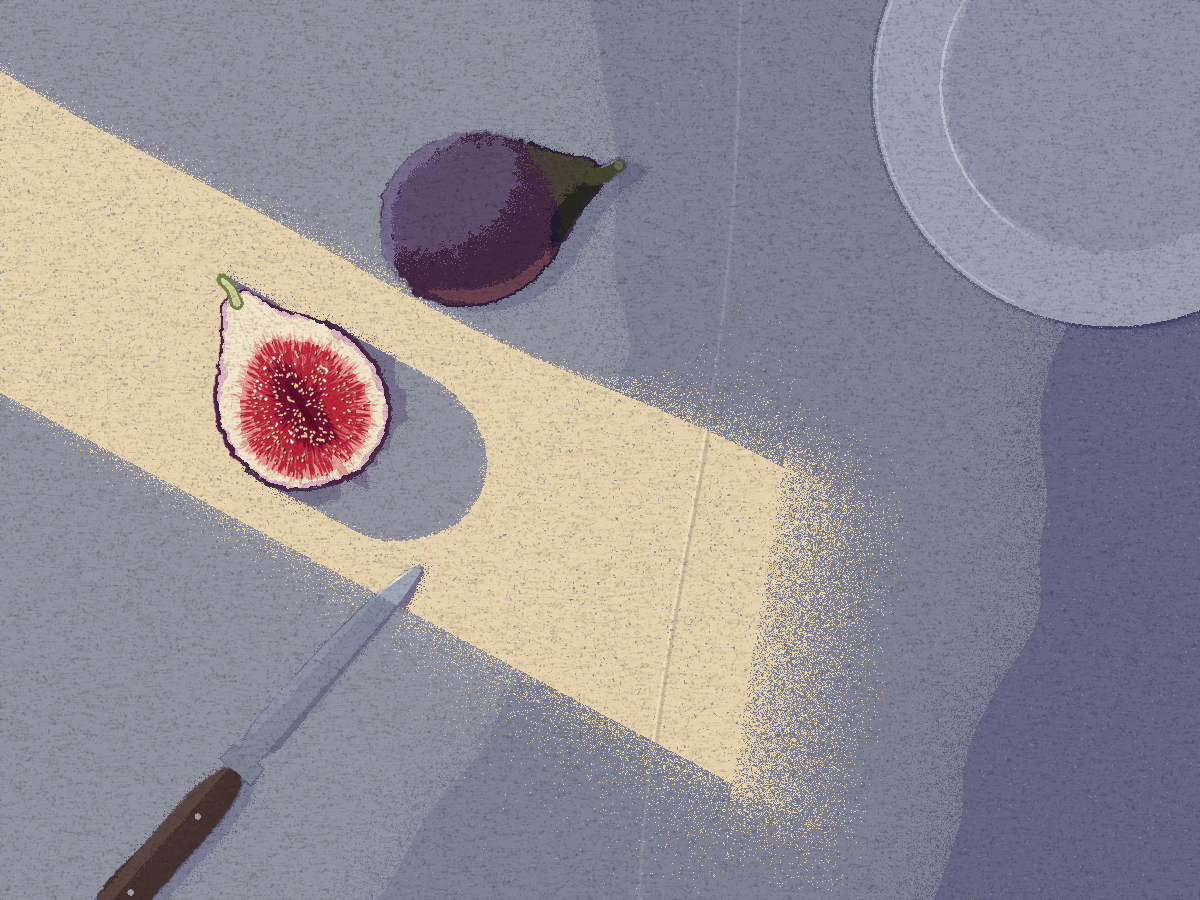

This chart was generated by the following Python code:
# 无花果 · 10.2
# 从哪儿看：正上方往下，桌上铺着灰蓝的亚麻布，画框是布上 40cm 宽的一块（30px ≈ 1cm）。
# 这张在说什么：无花果没有花——花开在里面，切开才看得见。整颗的那只闭着、蒙着一层灰霜；切开的半只朝上，是一朵红的。
# 光：早上，屋里暗。太阳从画框左边外面一道窗帘缝里进来，低（约 37°）、小、暖白偏金，
#     在布上落成一条斜的光带，往右下走，到右边窗楣的影那里散成颗粒（半影宽到两指），越远边越虚。
#     暗处只有天光：冷的灰蓝，离窗越远越暗。影子只在光带里才有；影子就是"光没到的地方"，所以它的颜色就是那一处暗处的布色，
#     一出光带就跟暗处连成一片。切面是平的、湿的：从正上方看不到太阳的镜面反光，只有果肉上朝光鼓起的小粒闪几下。
# 明暗：暗处三阶（靠窗亮、远处暗，最暗那阶换成靛紫）；光带一阶；
#     最亮是切面奶白的一圈，最深是整颗那只背窗那侧、贴地的缝。
# 闭着的在暗处，开着的在光里：光只找到了切开的那一只。
# 视线：先落在切开那半只的红（全画唯一鲜的颜色，边最锐），到光带外面暗处闭着的那只，
#     再顺着空的光带走到它在右边软掉的尽头，抬到右上暗处那只白盘子。刀从下边伸进来，刀尖进了光，刃上一线亮。
# 质感：每一阶一个颜色、阶里一样密，过渡在阶边上喷成颗粒；果肉里的过渡是顺着花丝放射的细丝。
#     只有湿果肉上的几粒闪光、刀刃那一线、盘沿那一线是干净的边。整张一张纸纹，最后罩上去。不用刷子。
import os, sys, numpy as np
os.chdir(os.path.dirname(os.path.abspath(__file__)))
KB = os.path.abspath('../../kbrush')                 # 仓库里的引擎；从仓库根目录跑：python examples/<名字>/<名字>.py
sys.path[:0] = [KB, KB + '/paint']
import kbrush as K
K.set_seed(5)
from shapes import Shape
from blocks import lasso, line, soft, look
from layers import Stack, fill, HARD
from scipy.ndimage import gaussian_filter, distance_transform_edt as edt
from PIL import Image as _I, ImageDraw as _D

ROUGH = os.environ.get('ROUGH') == '1'
OUT = os.environ.get('OUT', 'render_rough.png' if ROUGH else 'render.png')   # 成品是同一文件夹的 fig.png
H, W = 900, 1200
yy, xx = np.mgrid[0:H, 0:W].astype(float)
ALL = Shape(np.ones((H, W), bool))

def nz(sig, seed):
    r = np.random.default_rng(seed)
    n = gaussian_filter(r.standard_normal((H, W)), sig); return n / n.std()
def smooth(pts, n=3):
    p = np.array(pts, float)
    for _ in range(n):
        q = np.roll(p, -1, 0)
        p = np.stack([.75 * p + .25 * q, .25 * p + .75 * q], 1).reshape(-1, 2)
    return [tuple(v) for v in p]
def spray(region, sp, seed, solid=.96, dens=.7, holes=0.):
    """一阶：区域里实实地盖上，边外喷出颗粒，越远越稀。sp 可以是一张图（各处喷多远不一样）。
    holes：阶里面留几成针眼，底下那阶从针眼里透出来（木内、Kuver 的平涂里都有）"""
    if ROUGH:
        return region.astype(float) * solid
    r = np.random.default_rng(seed)
    dout = edt(~region)
    dots = (r.random((H, W)) < dens * np.exp(-dout / np.maximum(sp, .5))) & (gaussian_filter(r.random((H, W)), .5) > .47)
    inside = np.full((H, W), solid)
    if holes:
        g = gaussian_filter(r.random((H, W)), .7); g = (g - g.mean()) / g.std()
        inside = np.where(g > np.quantile(g, 1 - holes), .25, solid)
    return np.where(region, inside, dots * .95)
def ink(draw_fn, seed, SS=3):
    """在 3 倍大的灰度图上画小东西（细丝、籽、闪光），缩回来当蒙版"""
    im = _I.new('L', (W * SS, H * SS), 0); draw_fn(_D.Draw(im), np.random.default_rng(seed), SS)
    return np.asarray(im.resize((W, H), _I.LANCZOS), float) / 255

# ---------- 光的几何（光往 D 走）
D = np.array([.88, .47]); D /= np.linalg.norm(D)
NRM = np.array([-D[1], D[0]])                                   # 垂直于光带
C0 = np.array([0., 228.])                                        # 光带中线从左边进来的地方
HW = 145                                                         # 光带半宽
along = (xx - C0[0]) * D[0] + (yy - C0[1]) * D[1]               # 沿光走了多远
across = (xx - C0[0]) * NRM[0] + (yy - C0[1]) * NRM[1]          # 离中线多远（正 = 左下那侧）
curtain = 13 * np.sin(along / 230 + .5) + 4 * np.sin(along / 83 + 2)  # 上沿是窗帘的边，布垂着，微微弯；下沿是窗框，直
END = 930                                                        # 窗楣的影停在这里，跟墙平行（几乎是竖的）
endline = (xx - (C0[0] + D[0] * END)) * 1.0 + (yy - (C0[1] + D[1] * END)) * .16
beam = (across > -HW + curtain) & (across < HW) & (endline < 0)
pen = 3.5 + 26 * np.clip(along / END, 0, 1) ** 1.6              # 两侧的半影：靠窗窄，越远越宽
pen = np.where(endline > 0, 58., pen)                            # 尽头是窗楣，离得最远，最虚：光在这里散成颗粒

# ---------- 东西的形（手勾；u：圆头 -1 → 蒂 +1，v：宽）
def place(pts, cx, cy, L, Wd, ang):
    a = np.radians(ang); c, s = np.cos(a), np.sin(a)
    return [(cx + c * u * L / 2 - s * v * Wd / 2, cy + s * u * L / 2 + c * v * Wd / 2) for u, v in pts]
def at(a_, c_):                                                  # 光带坐标（沿光走多远、离中线多远）→ 画面坐标
    p = C0 + D * a_ + NRM * c_; return float(p[0]), float(p[1])
FIG = [(-1.0, .02), (-.93, .42), (-.72, .78), (-.42, .97), (-.06, .99), (.28, .84), (.52, .58), (.72, .34), (.88, .22), (.99, .15),
       (.99, -.14), (.88, -.22), (.70, -.36), (.45, -.66), (.12, -.91), (-.24, -1.0), (-.58, -.88), (-.84, -.58)]
CUT = [(-1.0, 0.0), (-.94, .44), (-.75, .80), (-.45, .99), (-.10, 1.0), (.22, .88), (.47, .62), (.68, .37), (.86, .23), (.99, .17),
       (.99, -.16), (.86, -.24), (.66, -.40), (.42, -.68), (.12, -.93), (-.22, -1.0), (-.56, -.90), (-.82, -.62)]
WF = (*at(425, -246), 232, 172, -20)                             # 整颗：闭着的那只留在暗处，就在光带上沿外面；圆头朝左，蒂朝右上
CF = (*at(330, 4), 222, 168, -122)                              # 半只：靠窗，整个在光里，偏下沿；蒂朝左上，切面朝上
def L(spec, pts, jag=.6, seed=0, n=3):
    return lasso(H, W, smooth(place(pts, *spec), n), jag=jag, scale=5, seed=seed)
whole = L(WF, FIG, 1.0, 11)
half = L(CF, CUT, .8, 12)
def stem(spec, L0, L1, w, seed):
    cx, cy, Ln, Wd, ang = spec; a = np.radians(ang); d = np.array([np.cos(a), np.sin(a)])
    p0 = np.array([cx, cy]) + d * Ln / 2 * L0; p1 = np.array([cx, cy]) + d * Ln / 2 * L1
    return line(H, W, [tuple(p0), tuple((p0 + p1) / 2 + np.array([-d[1], d[0]]) * 3), tuple(p1)], width=lambda t: w * (1 - .25 * t), seed=seed)
wstem = stem(WF, .9, 1.17, 16, 13)
hstem = stem(CF, .9, 1.14, 14, 14)

# 盘子：右上角，被框切掉
PC, PR = np.array([1112., 86.]), 240.
pd = np.hypot(xx - PC[0], yy - PC[1]) / PR
plate = pd < 1
# 刀：从下边伸进来，刀柄在暗处，刀尖进了光；刃在朝光那侧（左上），背在右下
KN0, KN1 = np.array([70., 960.]), np.array([424., 560.])
KL = np.linalg.norm(KN1 - KN0); kd = (KN1 - KN0) / KL; kn = np.array([-kd[1], kd[0]])
def kpts(prof):
    return [tuple(KN0 + kd * KL * t + kn * o) for t, o in prof]
HANDLE = [(0, -19), (.25, -21), (.47, -19), (.47, 19), (.25, 21), (0, 18)]
BOLSTER = [(.47, -20), (.505, -19), (.505, 18), (.47, 19)]
BLADE = [(.50, -19), (.72, -19), (.86, -15), (.95, -8), (1.0, 3), (.92, 10), (.72, 14), (.50, 15)]
handle = lasso(H, W, smooth(kpts(HANDLE), 2), jag=.6, scale=5, seed=15)
bolster = lasso(H, W, kpts(BOLSTER), jag=0)
blade = lasso(H, W, smooth(kpts(BLADE), 1), jag=0)

# ---------- 影：光带里才有。整颗上半截按椭球收、尾巴圆；半只的顶是平的切面，影是切面原样平移
def shift(m, v):
    o = np.zeros_like(m); dy, dx = int(round(v[1])), int(round(v[0]))
    o[max(dy, 0):H + min(dy, 0), max(dx, 0):W + min(dx, 0)] = m[max(-dy, 0):H - max(dy, 0), max(-dx, 0):W - max(dx, 0)]
    return o
def cast(sel, length, steps=48, dome=True):
    m = np.zeros((H, W), bool); din = edt(sel); emax = din.max()
    for k in range(steps + 1):
        s_ = max(0., (k / steps - .5) / .5)
        shrink = (din > emax * (1 - np.sqrt(max(0., 1 - s_ * s_)))) if dome else sel
        m |= shift(sel & shrink if k else sel, D * length * k / steps)
    return m
# 刀身：刀柄厚，把刃根垫起约 1cm，刀尖贴着布——影从刃根离开刀身约 45px，到刀尖收拢
bsh = np.zeros((H, W), bool)
for k in range(24):
    t0, t1 = .50 + .5 * k / 24, .50 + .5 * (k + 1) / 24
    seg = blade.mask & (((xx - KN0[0]) * kd[0] + (yy - KN0[1]) * kd[1]) / KL >= t0) & (((xx - KN0[0]) * kd[0] + (yy - KN0[1]) * kd[1]) / KL < t1 + .01)
    bsh |= shift(seg, D * 40 * (1 - (t0 - .5) / .5))
objects = whole.mask | half.mask | wstem.mask | hstem.mask | handle.mask | bolster.mask | blade.mask
shadow_all = cast(whole.mask, 233) | cast(wstem.mask, 118, dome=False) | cast(half.mask, 111, dome=False) | cast(hstem.mask, 55, dome=False) | bsh   # 高 ÷ tan37°
shadow = shadow_all & beam & ~objects
dobj = edt(~objects)

# ---------- 颜色（先定好的台阶）
SHADE = [(.57, .58, .63), (.50, .51, .58), (.40, .40, .52)]      # 暗处：靠窗 → 远处，最暗那阶换成靛紫
SUN = (.92, .84, .69)

st = Stack(K.Paper(H, W, seed=3), ground=SHADE[0])
# 1 暗处的布：天光从窗那边来，一圈圈往外暗（圆心在画框左边外面的窗上）
WC = np.array([-380., 250.])
wd = np.hypot(xx - WC[0], yy - WC[1]) + 14 * nz(40, 31)
fill(st.layer('暗1', mask=spray(wd > 1000, 24, 41, holes=.012)), ALL, SHADE[1])
fill(st.layer('暗2', mask=spray(wd > 1450, 30, 42, holes=.012)), ALL, SHADE[2])
# 布的折痕：熨过的桌布对折过，一道竖的。暗处几乎看不见；光带里掠射，朝光那侧一线亮、背光那侧一线暗
crease_x = 742 + 14 * np.sin(yy / 170) - .10 * yy
cr_lit, cr_dark = np.abs(xx - crease_x + 2) < 1.3, np.abs(xx - crease_x - 1.5) < 1.8
fill(st.layer('折痕暗处', opacity=.35, mask=soft(Shape(cr_lit & ~beam), feather=2)), ALL, (.66, .67, .72))
# 2 光带：光没到的地方（影）就是暗处的布，所以影是从光里挖掉的洞；洞的边也喷开，贴着东西窄、越远越宽
sp_map = np.where(shadow_all & ~objects, 1.4 + .012 * dobj, pen)
lit = beam & ~shadow_all & ~objects
# 尽头：窗楣离得远，半影宽到两指——实的那阶提前收住，后面一段颗粒从密到稀，光是散掉的，不是停住的
EW = 70
sides = (across > -HW + curtain) & (across < HW)
side_out = np.maximum(np.maximum((-HW + curtain) - across, across - HW), 0)    # 出了光带两侧多远：两侧的半影在这一段也宽
ez = (side_out < 70) & (endline > -EW) & (endline < 75) & ~shadow_all & ~objects
p_end = .93 * np.clip(1 - (endline + EW) / (EW + 75), 0, 1) ** 1.4 * np.exp(-side_out / 24)
er = np.random.default_rng(55)
end_dots = ez & (er.random((H, W)) < p_end) & (gaussian_filter(er.random((H, W)), .5) > .45 - .2 * p_end)
lit_core = lit & (endline < -EW)
light_m = spray(lit_core, np.where(endline > -EW - 2, 1., sp_map), 43, holes=.015)
light_m = np.maximum(light_m, end_dots * .95) if not ROUGH else lit.astype(float)
fill(st.layer('光', mask=light_m), ALL, SUN)
fill(st.layer('折痕暗', mode='multiply', opacity=.55, mask=soft(Shape(cr_dark & lit), feather=1.4) * light_m), ALL, (.78, .74, .80))
fill(st.layer('折痕亮', opacity=.6, mask=soft(Shape(cr_lit & lit), feather=1.2) * light_m), ALL, (.98, .91, .78))
# 3 影里贴着东西那一圈更暗（天光也被东西挡掉一半），贴地的缝最深最锐
occ = shadow & (dobj < 15 + 5 * nz(6, 33))
fill(st.layer('影根', mask=spray(occ, 3, 44)), ALL, (.47, .44, .55))
sideD = lambda spec: ((xx - spec[0]) * D[0] + (yy - spec[1]) * D[1]) > 0
seam = ~objects & (dobj < 2.6) & ((sideD(WF) & (edt(~whole.mask) < 3)) | (sideD(CF) & (edt(~half.mask) < 3)))
fill(st.layer('缝', mask=spray(seam, 1, 45)), ALL, (.25, .19, .28))
# 暗处的东西没有投影，只有贴着布那一圈被天光挡掉的暗
SKY = np.array([1., .28]); SKY /= np.linalg.norm(SKY)            # 天光挡出来的软影往这边（离窗）
def skyshade(m, length):
    o = np.zeros((H, W), bool)
    for k in range(1, 9):
        o |= shift(m, SKY * length * k / 8)
    return o & ~m
sky = (skyshade(whole.mask | wstem.mask, 22) | skyshade(handle.mask, 14) | skyshade(plate, 16)) & ~beam & ~objects & ~plate
fill(st.layer('天光影', mode='multiply', mask=spray(sky, 5, 52, solid=.8)), ALL, (.80, .80, .90))
tight = ~objects & ~plate & (dobj < 2.2) & ~beam
fill(st.layer('贴布', mode='multiply', mask=spray(tight, 1.2, 53, solid=.8)), ALL, (.70, .68, .80))

# ---------- 4 盘子（暗处，白瓷：只吃天光，离窗远）
pring = (pd >= 1) & (pd < 1.012)
fill(st.layer('盘根', mode='multiply', mask=spray(pring, 1.5, 46) * .8), ALL, (.72, .72, .84))
fill(st.layer('盘', mask=spray(plate, 1.0, 47)), ALL, (.62, .64, .71))
well = (pd < .69 + .006 * nz(4, 34))
fill(st.layer('盘心', mask=spray(well, 4, 48)), ALL, (.55, .57, .66))
ang = np.arctan2(yy - PC[1], xx - PC[0])
lip = (np.abs(pd - .715) < .006) & (np.cos(ang - np.pi * .93) > .55)    # 盘心那道坎朝窗的那一段接住天光：干净的一线
fill(st.layer('盘沿光', mask=soft(Shape(lip), feather=1.0) * np.clip((np.cos(ang - np.pi * .93) - .55) * 3, 0, 1)), ALL, (.74, .76, .82))
rimhl = (np.abs(pd - .985) < .005) & (np.cos(ang - np.pi * .95) > .55)
fill(st.layer('盘外沿光', mask=soft(Shape(rimhl), feather=1.0) * .8), ALL, (.72, .74, .80))

# ---------- 5 刀
fill(st.layer('柄'), handle, (.27, .20, .19), edge=HARD)
hk = ((xx - KN0[0]) * kn[0] + (yy - KN0[1]) * kn[1])
fill(st.layer('柄亮', mask=spray(handle.mask & (hk < -9), 2, 49)), ALL, (.36, .28, .26))   # 朝窗那侧接一点天光
for t_ in (.17, .36):
    c_ = KN0 + kd * KL * t_
    fill(st.layer(f'铆{t_}', mask=soft(Shape(np.hypot(xx - c_[0], yy - c_[1]) < 3.2), feather=1)), ALL, (.62, .62, .66))
fill(st.layer('枕'), bolster, (.50, .52, .58), edge=HARD)
fill(st.layer('刃'), blade, (.51, .53, .61), edge=HARD)
fill(st.layer('刃背', mask=spray(blade.mask & (hk > 9), 1, 54) * blade.mask), ALL, (.42, .43, .52))
bk = hk
bevel = blade.mask & (bk < -11)
fill(st.layer('刃口'), Shape(bevel), (.56, .58, .66), edge=HARD)
fill(st.layer('刃在光里', mask=spray(blade.mask & beam, 2, 50) * blade.mask * ~(hk > 9)), ALL, (.64, .66, .72))
fill(st.layer('刃口在光里', mask=spray(bevel & beam, 1.5, 51) * bevel), ALL, (.74, .75, .80))
# 刃口那一线：光滑的钢接住太阳，干净的边，两头收尖
tpos = ((xx - KN0[0]) * kd[0] + (yy - KN0[1]) * kd[1]) / KL
glint = blade.mask & (edt(blade.mask) < 2.6) & (bk < -3) & (tpos > .55) & beam
tin = tpos[glint].min() if glint.any() else .8
taper = np.clip(np.minimum(tpos - tin, .985 - tpos) / .05, 0, 1)
fill(st.layer('刃光', mask=soft(Shape(glint), feather=.8) * taper), ALL, (1., .97, .90))

# ---------- 6 整颗（闭着的那只，在暗处）：只有天光——从窗那边（左）和头顶来，散的，交界宽。
#   台阶：暗紫的底 → 顶上偏左那片灰霜接住天光（冷，颗粒就是霜）→ 朝窗那一牙更亮 → 背窗那侧换成靛黑；
#   朝着光带那一侧（下沿）被亮布反上来一层暖。
wu = lambda pts, seed, jag=.6: L(WF, pts, jag, seed, n=3)
fill(st.layer('整'), whole, (.27, .16, .26), edge=HARD)
neck = wu([(.40, -.80), (.58, -.48), (.76, -.30), (1.08, -.22), (1.08, .25), (.78, .38), (.58, .66), (.44, .80), (.62, 0)], 61, 2) & whole
fill(st.layer('整颈', mask=spray(neck.mask, 4, 62, solid=.8) * whole.mask), ALL, (.29, .28, .20))
bloom = wu([(-.92, -.10), (-.80, -.56), (-.46, -.84), (-.02, -.88), (.34, -.66), (.36, -.30), (.14, .06), (-.24, .22), (-.66, .24)], 63, 4)
fill(st.layer('整霜', mask=spray(bloom.mask & whole.mask, 5, 64, solid=.7) * whole.mask), ALL, (.41, .36, .49))
crest = wu([(-1.06, .30), (-1.04, -.20), (-.86, -.64), (-.52, -.96), (-.10, -1.06), (.08, -.92), (-.30, -.86),
            (-.62, -.70), (-.82, -.40), (-.90, -.06), (-.94, .26)], 65, 1.5)
fill(st.layer('整亮', mask=spray(crest.mask & whole.mask, 3, 66, solid=.85) * whole.mask), ALL, (.49, .45, .58))
dark = wu([(1.1, -.30), (.70, -.40), (.46, -.62), (.30, -.86), (.30, -1.2), (1.2, -1.2), (1.2, 1.2), (.30, 1.2), (.42, .40), (.62, .16), (.88, .06)], 69, 1.5) & whole
fill(st.layer('整暗', mask=spray(dark.mask, 3, 70) * whole.mask), ALL, np.where(neck.mask[..., None], np.array([.15, .15, .13]), np.array([.13, .10, .19])))
bounce = wu([(-.82, .56), (-.52, .90), (-.10, 1.06), (.32, .92), (.56, .70), (.46, .60), (.20, .76), (-.14, .86), (-.50, .76)], 71, 1.2) & whole
fill(st.layer('整反', mask=spray(bounce.mask, 2.5, 72) * whole.mask), ALL, np.where(dark.mask[..., None], np.array([.30, .17, .24]), np.array([.42, .26, .32])))
def rib(pts, w, seed):
    return line(H, W, place(pts, *WF), width=w, seed=seed).mask & whole.mask
ribs = rib([(.86, -.12), (.52, -.36), (.05, -.60), (-.45, -.62), (-.80, -.40)], 1.5, 73) | rib([(.86, .03), (.40, .02), (-.20, -.06), (-.80, -.04)], 1.3, 74)
if False: fill(st.layer('整棱', opacity=.35, mask=soft(Shape(ribs & (nz(5, 35) > -.4) & ~dark.mask), feather=1.2)), ALL, (.50, .46, .58))
fill(st.layer('整蒂'), wstem, (.27, .27, .19), edge=HARD)
wa = np.radians(WF[4]); wtip = np.array(WF[:2]) + np.array([np.cos(wa), np.sin(wa)]) * WF[2] / 2 * 1.17
fill(st.layer('整蒂口', mask=soft(Shape(np.hypot(xx - wtip[0], yy - wtip[1]) < 4.5), feather=1.2) * wstem.mask), ALL, (.42, .42, .32))

# ---------- 7 切开的半只：皮一线，奶白的壁（颈那头最厚），粉的花丝，深红，围着中缝最深的酒红；籽和湿的闪光
cu = lambda pts, seed, jag=.5, n=3: L(CF, pts, jag, seed, n)
fill(st.layer('半皮'), half, (.30, .14, .27), edge=HARD)
dh = edt(half.mask)
pith = half.mask & (dh > 2.6 + .6 * nz(3, 36))
fill(st.layer('半壁粉', mask=pith.astype(float)), ALL, (.86, .70, .76))
fill(st.layer('半壁', mask=spray(half.mask & (dh > 6 + 2.0 * nz(5, 37)), 1.5, 80) * pith), ALL, (.96, .91, .80))
R0 = cu([(-.86, 0.0), (-.80, .40), (-.60, .66), (-.33, .78), (-.03, .73), (.20, .55), (.36, .30), (.46, .06), (.41, -.14),
         (.30, -.36), (.10, -.62), (-.14, -.76), (-.44, -.77), (-.68, -.60), (-.83, -.33)], 81, 1.2)
R1 = cu([(-.74, 0.02), (-.70, .30), (-.54, .52), (-.30, .62), (-.04, .58), (.15, .44), (.28, .22), (.34, .04), (.27, -.18),
         (.12, -.42), (-.10, -.58), (-.40, -.62), (-.60, -.48), (-.72, -.24)], 82, 1.6)
R2 = cu([(-.64, 0.0), (-.52, .17), (-.30, .23), (-.06, .19), (.12, .10), (.21, -.01), (.12, -.13), (-.10, -.21), (-.36, -.22), (-.56, -.13)], 83, 1.4)
cav = cu([(-.50, .01), (-.38, .05), (-.24, .045), (-.12, .065), (0.0, .04), (.08, .0), (-.02, -.03), (-.16, -.035), (-.28, -.05), (-.40, -.035)], 84, .5, 2)
cav_sh = cu([(-.40, -.035), (-.28, -.05), (-.16, -.035), (-.02, -.03), (.08, .0), (.0, .0), (-.16, -.012), (-.38, -.01)], 85, .3, 2)
ost = cu([(-1.02, .045), (-.86, .06), (-.74, .04), (-.74, -.025), (-.86, -.04), (-1.02, -.03)], 86, .3, 2)
cx_, cy_ = place([(-.20, 0.0)], *CF)[0]                                       # 花丝都朝这里收
def threads(boundary, n, Lr, wr, seed, inward=False):
    """沿一阶的边，一根根顺着放射方向的细丝：这一阶的颜色往外（或往里）伸出去，替代各向同性的喷点"""
    by, bx = np.nonzero(boundary)
    def draw(dr, r_, SS):
        for i in r_.choice(len(bx), n):
            p = np.array([bx[i], by[i]], float); rd = p - [cx_, cy_]; rd /= np.linalg.norm(rd) + 1e-9
            a = np.arctan2(rd[1], rd[0]) + r_.normal(0, .12); rd = np.array([np.cos(a), np.sin(a)]) * (-1 if inward else 1)
            Lk = Lr[0] + (Lr[1] - Lr[0]) * r_.random() ** 1.5; wk = wr[0] + (wr[1] - wr[0]) * r_.random()
            base = p - rd * r_.uniform(1, 4); tip = base + rd * Lk; mid = (base + tip) / 2; side = np.array([-rd[1], rd[0]]) * wk / 2
            dr.polygon([tuple(base * SS - side * SS * .6), tuple((mid + side) * SS), tuple(tip * SS), tuple((mid - side) * SS), tuple(base * SS + side * SS * .6)], fill=255)
    return ink(draw, seed)
def edge_of(m):
    return m & (edt(m) < 1.5)
fill(st.layer('半粉', mask=(np.maximum(R0.mask, threads(edge_of(R0.mask), 260, (4, 13), (1.0, 2.2), 87)) * pith)), ALL, (.91, .60, .58))
fill(st.layer('半红', mask=(np.maximum(R1.mask, threads(edge_of(R1.mask), 420, (5, 22), (1.0, 2.6), 88)) * R0.mask)), ALL, (.73, .15, .23))
fill(st.layer('半深', mask=(np.maximum(R2.mask, threads(edge_of(R2.mask), 220, (4, 16), (.9, 2.2), 89)) * R1.mask)), ALL, (.45, .06, .20))
# 粉的花丝也从红里反着伸回来几根：一条条淡的
fill(st.layer('半丝', opacity=.7, mask=threads(edge_of(R1.mask) , 160, (6, 20), (.7, 1.4), 90, inward=True) * R1.mask * ~R2.mask), ALL, (.88, .50, .52))
fill(st.layer('半缝', mask=cav.mask.astype(float)), ALL, (.36, .04, .15))
# 中缝就是一道暗的缝，不再描亮边（描了读成一道划痕）
fill(st.layer('半眼', mask=ost.mask * pith), ALL, (.90, .63, .60))
# 颈：奶白里几根顺着走的维管，到蒂
def fibre(pts, seed):
    return line(H, W, place(pts, *CF), width=1.1, seed=seed).mask
fib = fibre([(.36, .14), (.62, .10), (.86, .07), (1.0, .05)], 91) | fibre([(.32, -.18), (.60, -.12), (.84, -.08), (1.0, -.05)], 92) | fibre([(.48, .30), (.70, .20), (.92, .12)], 93)
fill(st.layer('半颈丝', opacity=.45, mask=soft(Shape(fib & pith & ~R0.mask), feather=1)), ALL, (.80, .82, .62))
fill(st.layer('半蒂'), hstem, (.47, .52, .28), edge=HARD)
fill(st.layer('半蒂心', mask=soft(Shape(hstem.mask & (edt(hstem.mask) > 3.2)), feather=1)), ALL, (.82, .83, .63))
# 籽：一粒粒金色的小椭圆，朝放射方向拉长；每粒顺光那边（D）一个像素的暗
def seeds(n, seed, shadow_=False):
    pr = np.random.default_rng(seed)
    ys, xs = np.nonzero(R0.mask & ~cav.mask)
    w_ = np.where(R2.mask[ys, xs], 2.4, np.where(R1.mask[ys, xs], 1.0, .25)); w_ /= w_.sum()
    pick = pr.choice(len(xs), n, p=w_)
    def draw(dr, r_, SS):
        for i in pick:
            p = np.array([xs[i], ys[i]], float) + pr.random(2) - .5 + (D * 1.1 if shadow_ else 0)
            rd = p - [cx_, cy_]; rd /= np.linalg.norm(rd) + 1e-9
            a_, b_ = 1.1 + .8 * pr.random() ** 2, .75 + .3 * pr.random()
            pts = [tuple((p + rd * a_ * np.cos(t) + np.array([-rd[1], rd[0]]) * b_ * np.sin(t)) * SS) for t in np.linspace(0, 2 * np.pi, 10)]
            dr.polygon(pts, fill=255)
    return ink(draw, seed + 1)
fill(st.layer('籽影', mask=seeds(260, 94, True) * half.mask), ALL, (.34, .04, .15))
fill(st.layer('籽', mask=seeds(260, 94) * half.mask), ALL, (.94, .83, .60))
# 湿的闪光：果肉上朝光鼓起的小粒，几粒干净的白点，挤在朝光那半
def sparks(dr, r_, SS):
    ys, xs = np.nonzero(R1.mask & ~R2.mask & (((xx - cx_) * -D[0] + (yy - cy_) * -D[1]) > -10))
    for i in r_.choice(len(xs), 34, replace=False):
        rr = .7 + .9 * r_.random() ** 2; p = np.array([xs[i], ys[i]], float)
        dr.ellipse([(p[0] - rr) * SS, (p[1] - rr) * SS, (p[0] + rr) * SS, (p[1] + rr) * SS], fill=255)
fill(st.layer('闪', mask=ink(sparks, 95) * R0.mask), ALL, (1., .97, .93))

# ---------- 8 纸：整张同一张纹，钉在画布上
pg = np.random.default_rng(77)
tooth = gaussian_filter(pg.standard_normal((H, W)), .7); tooth /= tooth.std()
fiber = gaussian_filter(pg.standard_normal((H, W)), (.6, 3)); fiber /= fiber.std()
paper = 1 - .06 * np.clip(tooth, 0, None) - .025 * fiber
fill(st.layer('纸', mode='multiply'), ALL, np.repeat(np.clip(paper, 0, 1)[..., None], 3, 2), edge=HARD)
look(st, OUT)
